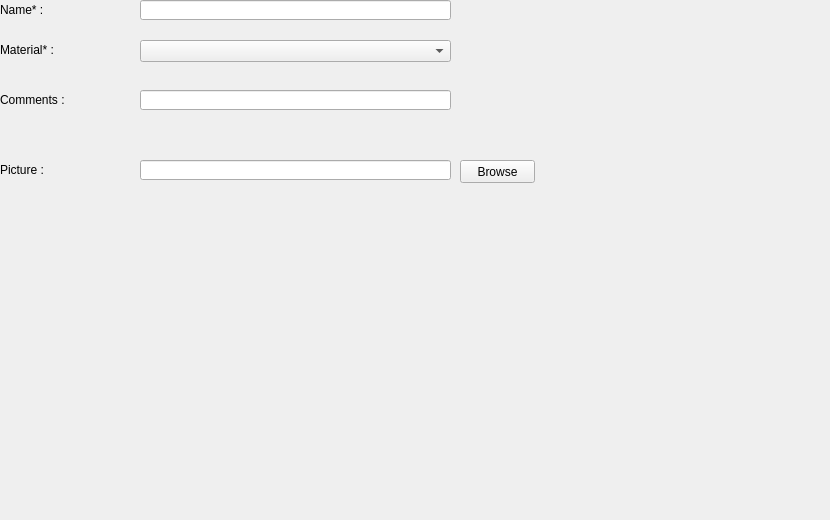
<?xml version="1.0" encoding="UTF-8"?>
<ui version="4.0">
 <class>AddMeasurementTypeWidget</class>
 <widget class="QWidget" name="AddMeasurementTypeWidget">
  <property name="geometry">
   <rect>
    <x>0</x>
    <y>0</y>
    <width>830</width>
    <height>520</height>
   </rect>
  </property>
  <property name="windowTitle">
   <string>Form</string>
  </property>
  <widget class="QLabel" name="label_2">
   <property name="geometry">
    <rect>
     <x>0</x>
     <y>40</y>
     <width>111</width>
     <height>20</height>
    </rect>
   </property>
   <property name="text">
    <string>Material* :</string>
   </property>
  </widget>
  <widget class="TreeBox" name="materialComboBox">
   <property name="geometry">
    <rect>
     <x>140</x>
     <y>40</y>
     <width>311</width>
     <height>22</height>
    </rect>
   </property>
   <property name="maxVisibleItems">
    <number>40</number>
   </property>
   <property name="sizeAdjustPolicy">
    <enum>QComboBox::AdjustToMinimumContentsLength</enum>
   </property>
  </widget>
  <widget class="QLabel" name="label_4">
   <property name="geometry">
    <rect>
     <x>0</x>
     <y>0</y>
     <width>131</width>
     <height>20</height>
    </rect>
   </property>
   <property name="text">
    <string>Name* :</string>
   </property>
  </widget>
  <widget class="QLineEdit" name="nameLineEdit">
   <property name="geometry">
    <rect>
     <x>140</x>
     <y>0</y>
     <width>311</width>
     <height>20</height>
    </rect>
   </property>
  </widget>
  <widget class="QLabel" name="label_7">
   <property name="geometry">
    <rect>
     <x>0</x>
     <y>90</y>
     <width>131</width>
     <height>20</height>
    </rect>
   </property>
   <property name="text">
    <string>Comments :</string>
   </property>
  </widget>
  <widget class="QLineEdit" name="commentsLineEdit">
   <property name="geometry">
    <rect>
     <x>140</x>
     <y>90</y>
     <width>311</width>
     <height>20</height>
    </rect>
   </property>
  </widget>
  <widget class="QLineEdit" name="pictureLineEdit">
   <property name="geometry">
    <rect>
     <x>140</x>
     <y>160</y>
     <width>311</width>
     <height>20</height>
    </rect>
   </property>
  </widget>
  <widget class="QLabel" name="label_8">
   <property name="geometry">
    <rect>
     <x>0</x>
     <y>160</y>
     <width>131</width>
     <height>20</height>
    </rect>
   </property>
   <property name="text">
    <string>Picture :</string>
   </property>
  </widget>
  <widget class="QPushButton" name="browseButton">
   <property name="geometry">
    <rect>
     <x>460</x>
     <y>160</y>
     <width>75</width>
     <height>23</height>
    </rect>
   </property>
   <property name="text">
    <string>Browse</string>
   </property>
  </widget>
  <widget class="QLabel" name="pictureLabel">
   <property name="geometry">
    <rect>
     <x>140</x>
     <y>190</y>
     <width>311</width>
     <height>311</height>
    </rect>
   </property>
   <property name="text">
    <string/>
   </property>
   <property name="scaledContents">
    <bool>false</bool>
   </property>
  </widget>
 </widget>
 <customwidgets>
  <customwidget>
   <class>TreeBox</class>
   <extends>QComboBox</extends>
   <header>CustomWidgets/treebox.h</header>
  </customwidget>
 </customwidgets>
 <resources/>
 <connections/>
</ui>
